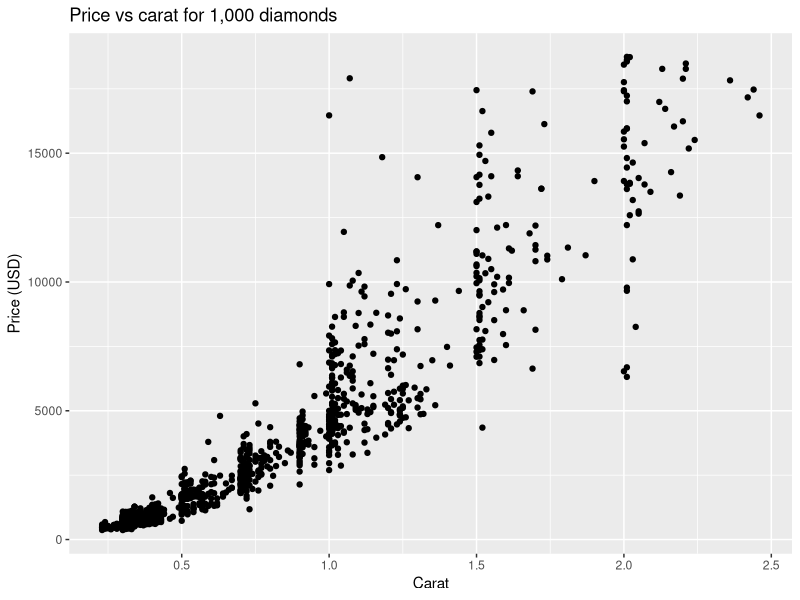
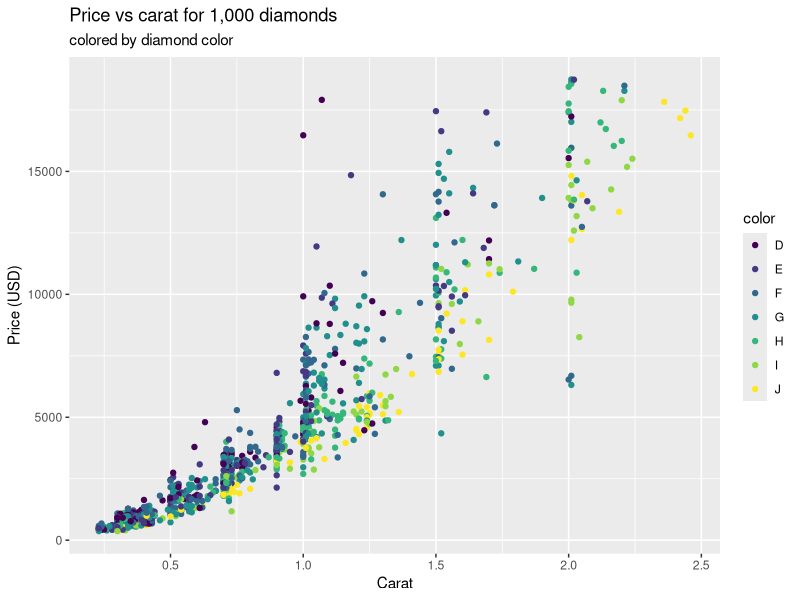
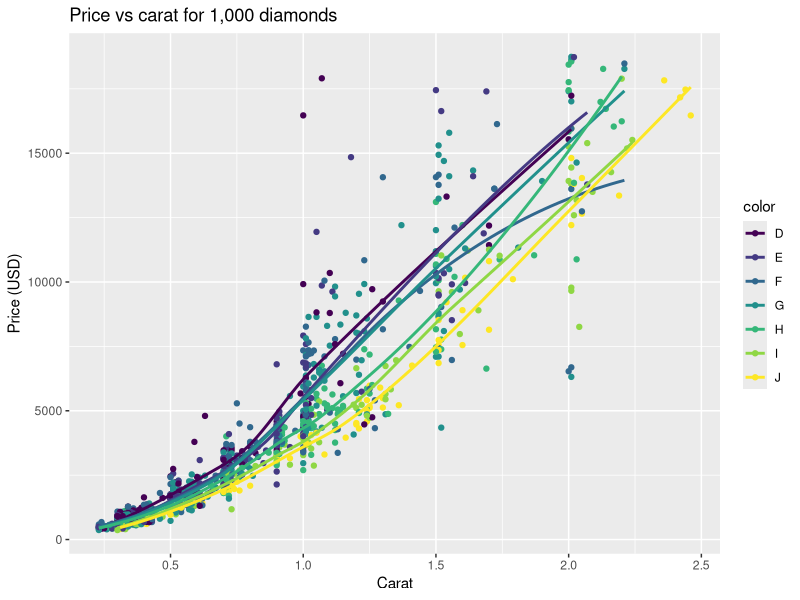
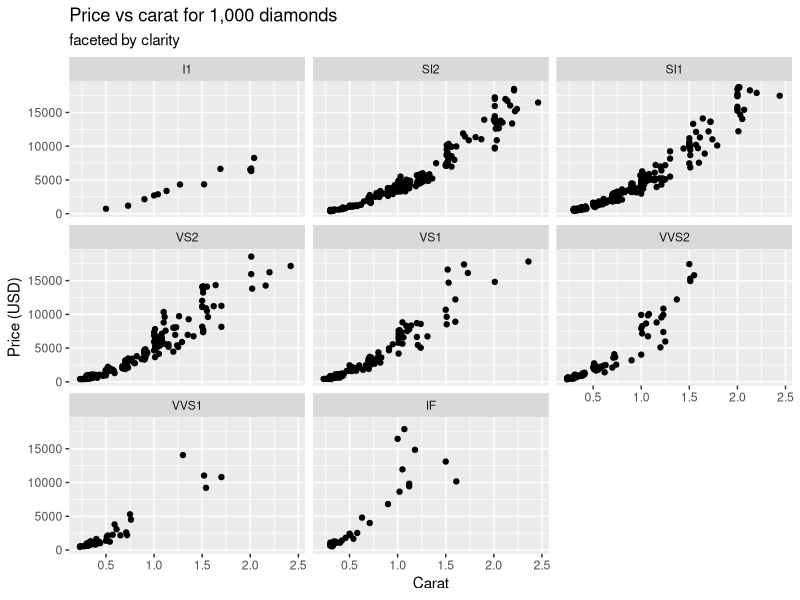
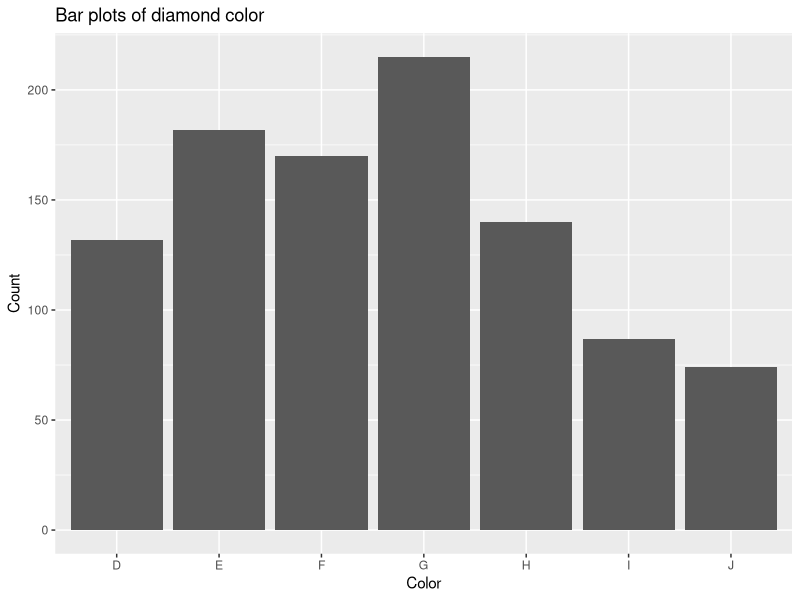
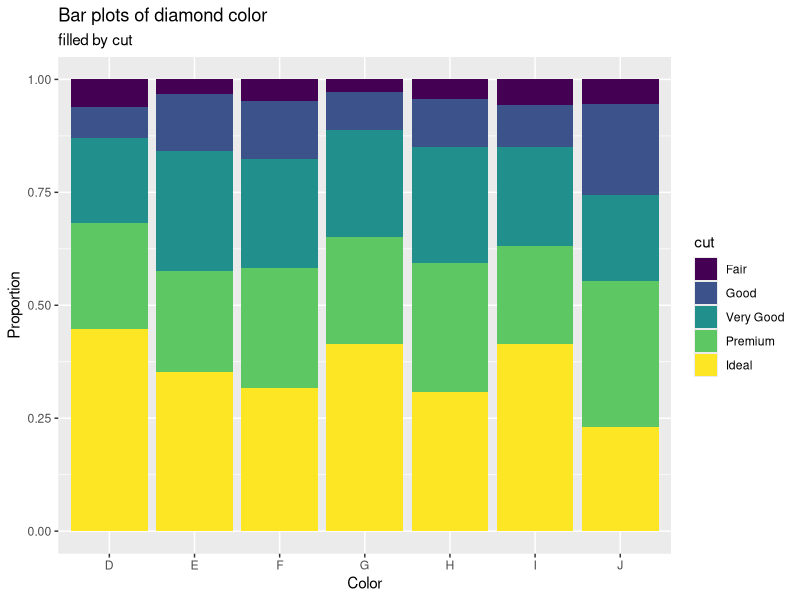
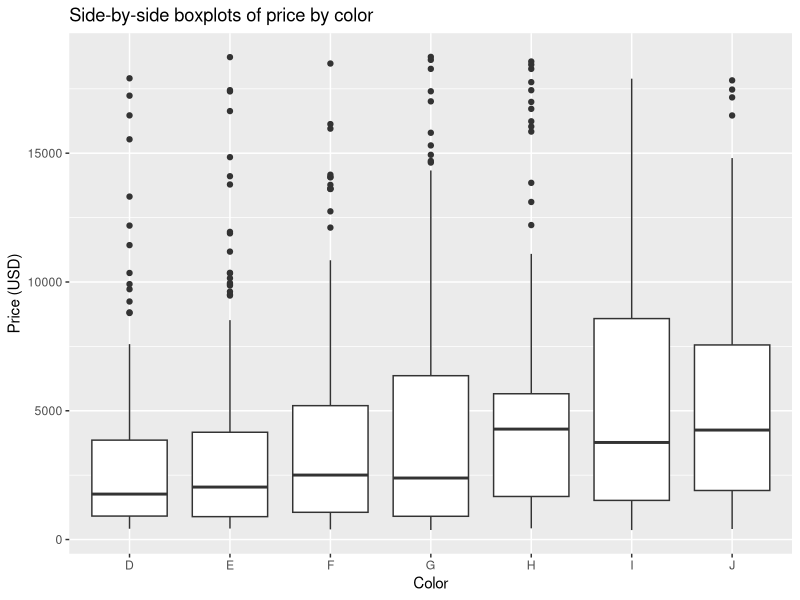
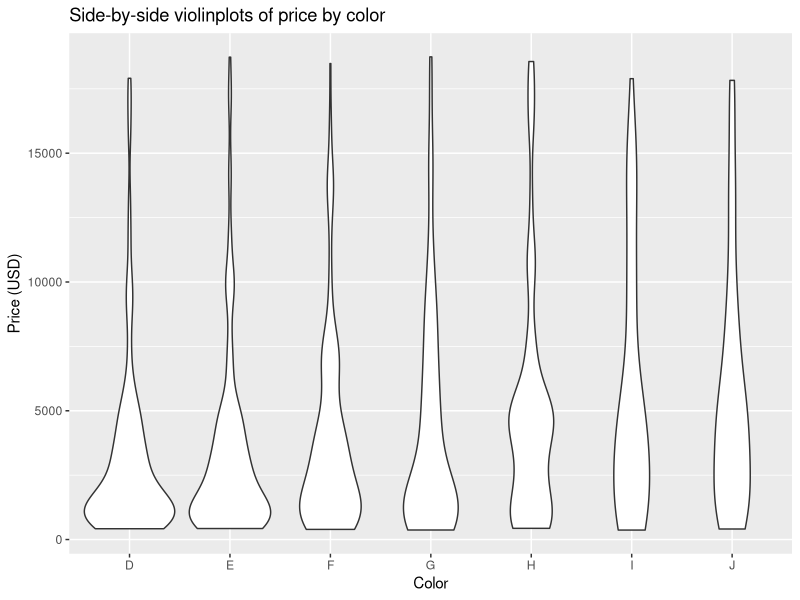

These charts were generated, in order, by the following R code:
## ---- chunk 1
library(tidyverse)
## ---- chunk 2
set.seed(1)
diamonds_subset <- diamonds %>%
  filter(carat <= 2.5) %>%
  slice_sample(n = 1000)
## ---- chunk 3
dim(diamonds_subset)
## ---- chunk 4
ggplot(data = diamonds_subset, 
       aes(x = carat, y = price)) + 
  geom_point() +
  labs(title = "Price vs carat for 1,000 diamonds",
       y = "Price (USD)", x = "Carat")
## ---- chunk 5
ggplot(data = diamonds_subset, 
       aes(x = carat, y = price, color = color)) + 
  geom_point() +
  labs(title = "Price vs carat for 1,000 diamonds",
       subtitle = "colored by diamond color",
       y = "Price (USD)", x = "Carat")
## ---- chunk 6
ggplot(data = diamonds_subset, 
       aes(x = carat, y = price, color = color)) + 
  geom_point() +
  geom_smooth(se = FALSE) +
  labs(title = "Price vs carat for 1,000 diamonds",
       y = "Price (USD)", x = "Carat")
## ---- chunk 7
ggplot(data = diamonds_subset, 
       aes(x = carat, y = price)) + 
  geom_point() + 
  facet_wrap( ~ clarity) +
  labs(title = "Price vs carat for 1,000 diamonds",
       subtitle = "faceted by clarity",
       x = "Carat",
       y = "Price (USD)")
## ---- chunk 8
ggplot(data = diamonds_subset, 
       aes(x = color)) + 
  geom_bar() + 
    labs(title = "Bar plots of diamond color",
       x = "Color",
       y = "Count")
## ---- chunk 9
ggplot(data = diamonds_subset, 
       aes(x = color, fill = cut)) + 
  geom_bar(position = "fill") +  
  labs(title = "Bar plots of diamond color",
       subtitle = "filled by cut",
       x = "Color",
       y = "Proportion")
## ---- chunk 10
ggplot(data = diamonds_subset, 
       aes(x = color, y = price)) + 
  geom_boxplot() +
  labs(title = "Side-by-side boxplots of price by color",
       x = "Color", 
       y = "Price (USD)")

ggplot(data = diamonds_subset, 
       aes(x = color, y = price)) + 
  geom_violin() + 
  labs(title = "Side-by-side violinplots of price by color",
       x = "Color", 
       y = "Price (USD)")
